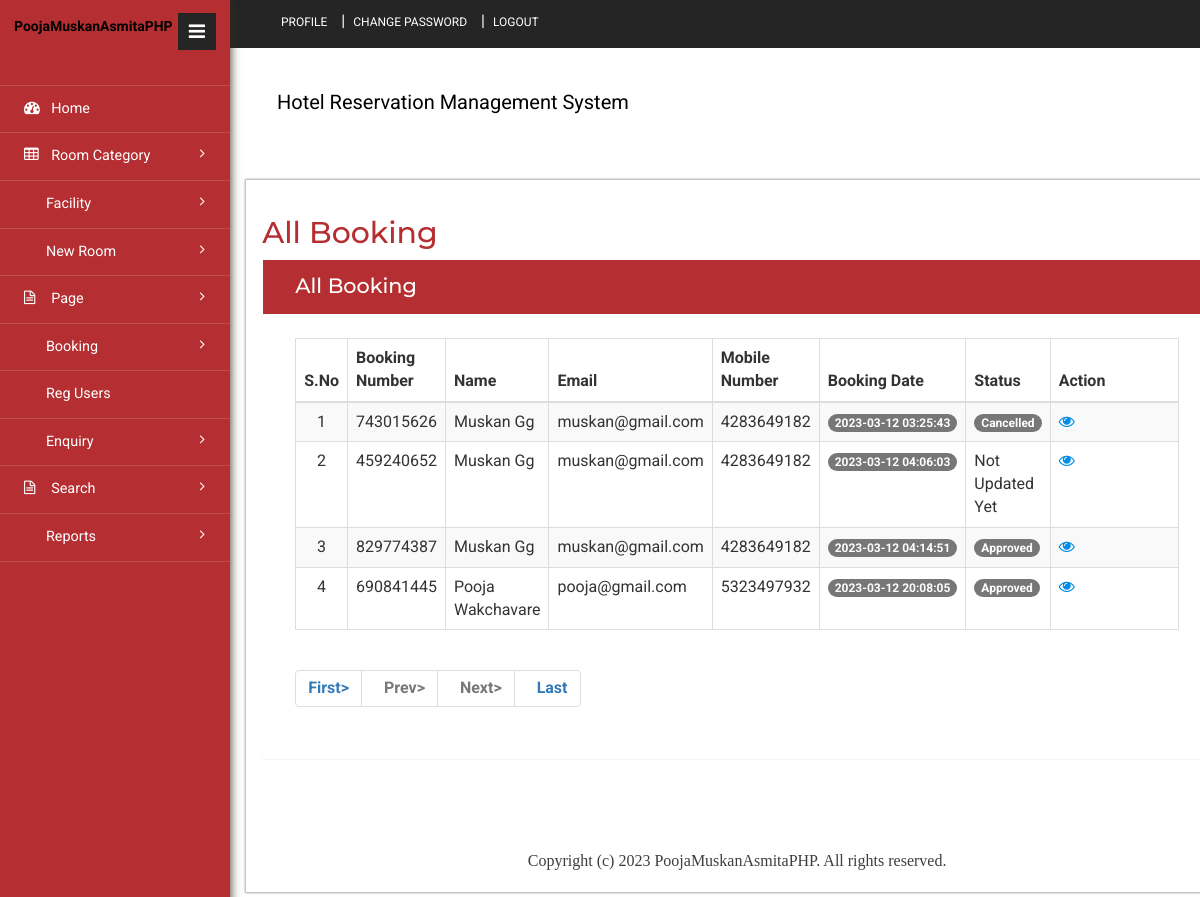
Page /admin/all-booking.php (signed in) on the committed database.
### tables this page shows
CREATE TABLE `tblbooking` (
  `ID` int(10) NOT NULL,
  `RoomId` int(5) DEFAULT NULL,
  `BookingNumber` varchar(120) DEFAULT NULL,
  `UserID` int(5) NOT NULL,
  `IDType` varchar(120) DEFAULT NULL,
  `Gender` varchar(50) DEFAULT NULL,
  `Address` mediumtext DEFAULT NULL,
  `CheckinDate` varchar(200) DEFAULT NULL,
  `CheckoutDate` varchar(200) DEFAULT NULL,
  `BookingDate` timestamp NULL DEFAULT current_timestamp(),
  `Remark` varchar(50) DEFAULT NULL,
  `Status` varchar(50) DEFAULT NULL,
  `UpdationDate` timestamp NULL DEFAULT NULL ON UPDATE current_timestamp(),
  `State` varchar(100) NOT NULL,
  `StreetName` varchar(200) NOT NULL,
  `City` varchar(100) NOT NULL,
  `ZipCode` varchar(5) NOT NULL
);

CREATE TABLE `tbluser` (
  `ID` int(10) NOT NULL,
  `FullName` varchar(200) DEFAULT NULL,
  `MobileNumber` bigint(10) DEFAULT NULL,
  `Email` varchar(120) DEFAULT NULL,
  `Password` varchar(120) DEFAULT NULL,
  `RegDate` timestamp NULL DEFAULT current_timestamp()
);

### admin/all-booking.php (the view, shortened to what this page needs)
<?php
include('includes/dbconnection.php');
if (strlen($_SESSION['hbmsaid']==0)) {
  header('location:logout.php');
  } else{
?>
<!DOCTYPE HTML>
<html>
<head>
<link href="css/bootstrap.min.css" rel='stylesheet' type='text/css' />
<link href="css/style.css" rel='stylesheet' type='text/css' />
<link href="css/font-awesome.css" rel="stylesheet">
<link rel="stylesheet" href="css/icon-font.min.css" type='text/css' />
</head>
<body>
   <div class="page-container">
	<div class="left-content">
	   <div class="inner-content">
			<?php include_once('includes/header.php');?>
			<div class="content">
<div class="women_main">
	<div class="grids">
					<div class="progressbar-heading grids-heading">
						<h2>All Booking</h2>
					</div>
					<div class="panel panel-widget forms-panel">
						<div class="forms">
							<div class="form-grids widget-shadow" data-example-id="basic-forms">
								<div class="form-title">
									<h4>All Booking</h4>
								</div>
								<div class="form-body">
									     <table class="table table-bordered table-striped table-vcenter js-dataTable-full-pagination">
                                <thead>
                                    <tr>
                                        <th class="text-center">S.No</th>
                                        <th>Booking Number</th>
                                        <th>Name</th>
                                        <th class="d-none d-sm-table-cell">Email</th>
                                        <th class="d-none d-sm-table-cell">Mobile Number</th>
                                        <th class="d-none d-sm-table-cell">Booking Date</th>
                                        <th class="d-none d-sm-table-cell">Status</th>
                                        <th class="d-none d-sm-table-cell" style="width: 15%;">Action</th>
                                       </tr>
                                </thead>
                                <tbody>
                                    <?php
                                    if (isset($_GET['pageno'])) {
            $pageno = $_GET['pageno'];
        } else {
            $pageno = 1;
        }
        $no_of_records_per_page = 10;
        $offset = ($pageno-1) * $no_of_records_per_page;
        $ret = "SELECT ID FROM tblbooking";
$query1 = $dbh -> prepare($ret);
$query1->execute();
$total_rows=$query1->rowCount();
$total_pages = ceil($total_rows / $no_of_records_per_page);
$sql="SELECT tbluser.*,tblbooking.BookingNumber,tblbooking.ID,tblbooking.Status,tblbooking.BookingDate from tblbooking join tbluser on tblbooking.UserID=tbluser.ID  LIMIT $offset, $no_of_records_per_page";
$query = $dbh -> prepare($sql);
$query->execute();
$results=$query->fetchAll(PDO::FETCH_OBJ);
$cnt=1;
if($query->rowCount() > 0)
{
foreach($results as $row)
{               ?>
                                    <tr>
                                        <td class="text-center"><?php echo htmlentities($cnt);?></td>
                                        <td class="font-w600"><?php  echo htmlentities($row->BookingNumber);?></td>
                                        <td class="font-w600"><?php  echo htmlentities($row->FullName);?></td>
                                        <td class="d-none d-sm-table-cell"><?php  echo htmlentities($row->Email);?></td>
                                        <td class="d-none d-sm-table-cell"><?php  echo htmlentities($row->MobileNumber);?></td>
                                        <td class="d-none d-sm-table-cell">
                                            <span class="badge badge-primary"><?php  echo htmlentities($row->BookingDate);?></span>
                                        </td>
                                         <?php if($row->Status==""){ ?>
                     <td class="font-w600"><?php echo "Not Updated Yet"; ?></td>
<?php } else { ?>
                                        <td class="d-none d-sm-table-cell">
                                            <span class="badge badge-primary"><?php  echo htmlentities($row->Status);?></span>
                                        </td>
<?php } ?>
                                         <td class="d-none d-sm-table-cell"><a href="view-booking-detail.php?bookingid=<?php echo htmlentities ($row->BookingNumber);?>"><i class="fa fa-eye" aria-hidden="true"></i></a></td>
                                    </tr>
                                    <?php $cnt=$cnt+1;}} else { ?>
                                 <tr>
                                	<td colspan="8" style="color:red; font-size:22px; text-align:center">No record found</td>
                                </tr>
                            <?php } ?>
                                </tbody>
                            </table>
                            <div align="left">
    <ul class="pagination" >
        <li><a href="?pageno=1"><strong>First></strong></a></li>
        <li class="<?php if($pageno <= 1){ echo 'disabled'; } ?>">
            <a href="<?php if($pageno <= 1){ echo '#'; } else { echo "?pageno=".($pageno - 1); } ?>"><strong style="padding-left: 10px">Prev></strong></a>
        </li>
        <li class="<?php if($pageno >= $total_pages){ echo 'disabled'; } ?>">
            <a href="<?php if($pageno >= $total_pages){ echo '#'; } else { echo "?pageno=".($pageno + 1); } ?>"><strong style="padding-left: 10px">Next></strong></a>
        </li>
        <li><a href="?pageno=<?php echo $total_pages; ?>"><strong style="padding-left: 10px">Last</strong></a></li>
    </ul>
</div>
								</div>
							</div>
						</div>
					</div>
				</div>
<?php include_once('includes/footer.php');?>
</div>
</div>
		</div>
</div>
			<?php include_once('includes/sidebar.php');?>
							</div>
</body>
</html><?php }  ?>

### rows in the picture
tblbooking: BookingNumber "743015626", UserID.FullName "Muskan Gg", UserID.Email "muskan@gmail.com", UserID.MobileNumber "4283649182", BookingDate "2023-03-12 03:25:43", Status "Cancelled"
tblbooking: BookingNumber "459240652", UserID.FullName "Muskan Gg", UserID.Email "muskan@gmail.com", UserID.MobileNumber "4283649182", BookingDate "2023-03-12 04:06:03", shows "Not Updated Yet"
tblbooking: BookingNumber "829774387", UserID.FullName "Muskan Gg", UserID.Email "muskan@gmail.com", UserID.MobileNumber "4283649182", BookingDate "2023-03-12 04:14:51", Status "Approved"
tblbooking: BookingNumber "690841445", UserID.FullName "Pooja Wakchavare", UserID.Email "pooja@gmail.com", UserID.MobileNumber "5323497932", BookingDate "2023-03-12 20:08:05", Status "Approved"
